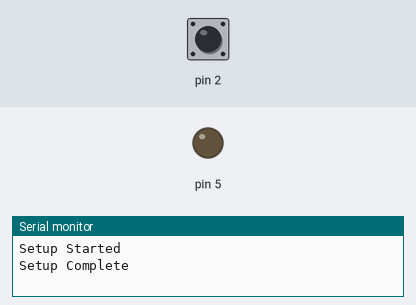
Recording of a sketch running on a simulated Arduino Uno, built with avr-gcc and run on an emulated ATmega328P. Parts: output pins drawn as LEDs (lit = HIGH), the last lines printed to the serial monitor. The test bench sets the inputs (shaded band); at power-on: pin 2 HIGH.

Above: at 1.2 s.
1.3 s: pin 2 pulled LOW for 0.15 s
At 1.42 s:
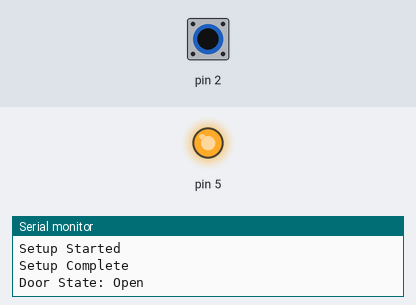
2.9 s: pin 2 pulled LOW for 3.2 s
At 7.3 s:
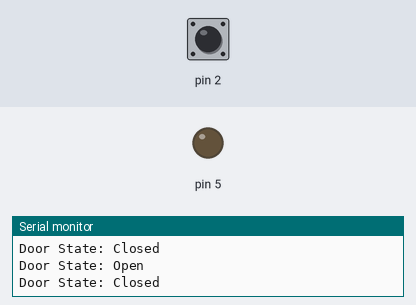
Timing chart, 0 to 8.8 s (numbered marks = the images above; inputs shaded):
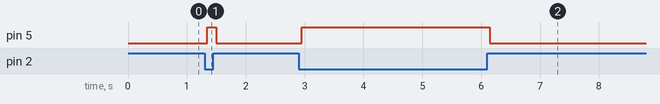

Measured:
- after the input at 1.3 s, pin 5: LOW → HIGH after 0.05 s, → LOW 0.15 s later
- after the input at 2.9 s, pin 5: LOW → HIGH after 0.05 s, → LOW 3.2 s later

The sketch:

reedswitch.ino
```cpp
#include <Wire.h>

#define REED_PIN 0x04  // PD2 (INT0) for reed switch
#define LED_PIN  0x20  // PD5 for LED

volatile uint8_t *ddr = &DDRD;     // Data Direction Register for PORTD
volatile uint8_t *port = &PORTD;   // Output Register for PORTD
volatile uint8_t *pin = &PIND;     // Input Register for PORTD
volatile uint8_t *eicra = &EICRA;  // External Interrupt Control Register A
volatile uint8_t *eimsk = &EIMSK;  // External Interrupt Mask Register

volatile bool stateChanged = false;
bool doorOpen = false;
const unsigned long debounceDelay = 50; // Shorter debounce time for sensitivity

unsigned long lastInterruptTime = 0;

void setup() {
    Serial.begin(9600);
    Serial.println("Setup Started");

    // Configure REED_PIN as input with pull-up resistor
    *ddr &= ~REED_PIN;  // Set REED_PIN as input
    *port |= REED_PIN;  // Enable pull-up resistor

    // Configure LED_PIN as output
    *ddr |= LED_PIN;    // Set LED_PIN as output
    *port &= ~LED_PIN;  // Turn OFF LED initially

    // Initialize I2C as slave with address 0x08
    Wire.begin(0x08);
    Wire.onRequest(sendDoorStatus);

    // Set up external interrupt on REED_PIN for any logical change (rising or falling edge)
    *eicra |= (1 << ISC00); // Trigger interrupt on any change
    *eimsk |= (1 << INT0);  // Enable INT0 interrupt

    Serial.println("Setup Complete");
}

void loop() {
    // Main loop is very minimal to allow immediate reaction to reed switch changes
    if (stateChanged && millis() - lastInterruptTime >= debounceDelay) {
        stateChanged = false;
        bool currentDoorState = !(*pin & REED_PIN); // Read the current state of reed switch (LOW = open, HIGH = closed)

        // Update door state if it has changed
        if (currentDoorState != doorOpen) {
            doorOpen = currentDoorState;
            Serial.print("Door State: ");
            Serial.println(doorOpen ? "Open" : "Closed");

            // Control the LED based on door state
            if (doorOpen) {
                *port |= LED_PIN; // Turn ON LED
            } else {
                *port &= ~LED_PIN; // Turn OFF LED
            }
        }
    }
}

// Interrupt Service Routine for reed switch state change
ISR(INT0_vect) {
    unsigned long interruptTime = millis();
    if (interruptTime - lastInterruptTime >= debounceDelay) {
        stateChanged = true;        // Set the flag to indicate a state change
        lastInterruptTime = interruptTime; // Record the time of this interrupt
    }
}

// Function to send door status when requested via I2C
void sendDoorStatus() {
    Wire.write(doorOpen ? 1 : 0); // Send 1 if door is open, 0 if closed
    Serial.print("I2C Request Sent: ");
    Serial.println(doorOpen ? "Open" : "Closed");
}
```
